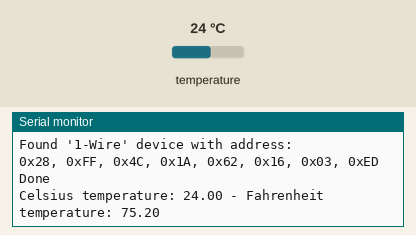
This sketch was run on a simulated Arduino Uno, built with avr-gcc and run on an emulated ATmega328P. On the bench: the last lines printed to the serial monitor. Inputs (shaded band) come from the test bench; at power-on: temperature 24 °C.

Above: at 1.2 s.
1.3 s: temperature set to 12 °C
At 2.7 s:
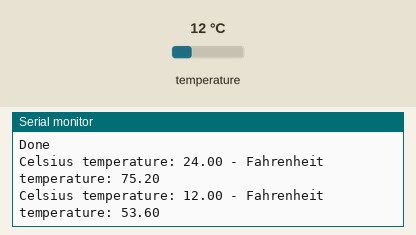
2.9 s: temperature set to 19 °C
At 4.1 s:
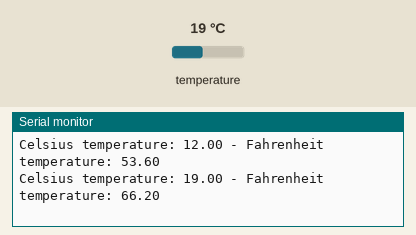
Timing chart, 0 to 5.9 s (numbered marks = the images above; inputs shaded):
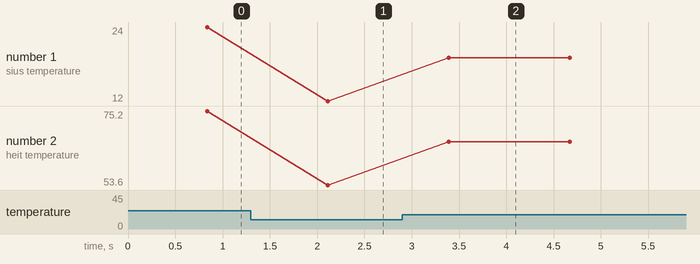

The sketch:

TempSensor.ino
```cpp
#include <OneWire.h>
#include <DallasTemperature.h>

/*
Reference: https://randomnerdtutorials.com/guide-for-ds18b20-temperature-sensor-with-arduino/
http://arduino-info.wikispaces.com/Brick-Temperature-DS18B20#Read%20individual

*/

// Data wire is conntec to the Arduino digital pin 10
#define ONE_WIRE_BUS 10

// Setup a oneWire instance to communicate with any OneWire devices
OneWire oneWire(ONE_WIRE_BUS);

// Pass our oneWire reference to Dallas Temperature sensor
DallasTemperature sensors(&oneWire);

void setup(void)
{
  // Start serial communication for debugging purposes
  Serial.begin(9600);

  discoverOneWireDevices();  // Reading the address of Temperature Sensor DS18B20

  // Start up the library
  sensors.begin();
}

void loop(void){
  // Call sensors.requestTemperatures() to issue a global temperature and Requests to all devices on the bus
  sensors.requestTemperatures();

  Serial.print("Celsius temperature: ");
  // Why "byIndex"? You can have more than one IC on the same bus. 0 refers to the first IC on the wire
  Serial.print(sensors.getTempCByIndex(0));
  Serial.print(" - Fahrenheit temperature: ");
  Serial.println(sensors.getTempFByIndex(0));
  delay(500);
}

/*-----( Function to get Address of Temperature Sensor DS18B20 )-----*/
void discoverOneWireDevices(void) {
  byte i;
  byte present = 0;
  byte data[12];
  byte addr[8];

  Serial.print("Looking for 1-Wire devices...\n\r");// "\n\r" is NewLine
  while(oneWire.search(addr)) {
    Serial.print("\n\r\n\rFound \'1-Wire\' device with address:\n\r");
    for( i = 0; i < 8; i++) {
      Serial.print("0x");
      if (addr[i] < 16) {
        Serial.print('0');
      }
      Serial.print(addr[i], HEX);
      if (i < 7) {
        Serial.print(", ");
      }
    }
    if ( OneWire::crc8( addr, 7) != addr[7]) {
      Serial.print("CRC is not valid!\n\r");
      return;
    }
  }
  Serial.println();
  Serial.println("Done");
  oneWire.reset_search();
  return;
}
```

Measured:
- after the input at 1.3 s, the serial monitor: prints a new line after 0.81 s (image 1)
- after the input at 2.9 s, the serial monitor: prints a new line after 0.49 s (image 2)
- plotted number 1: 24 → 12 after the input at 1.3 s, 12 → 19 after the input at 2.9 s
- plotted number 2: 75.2 → 53.6 after the input at 1.3 s, 53.6 → 66.2 after the input at 2.9 s
